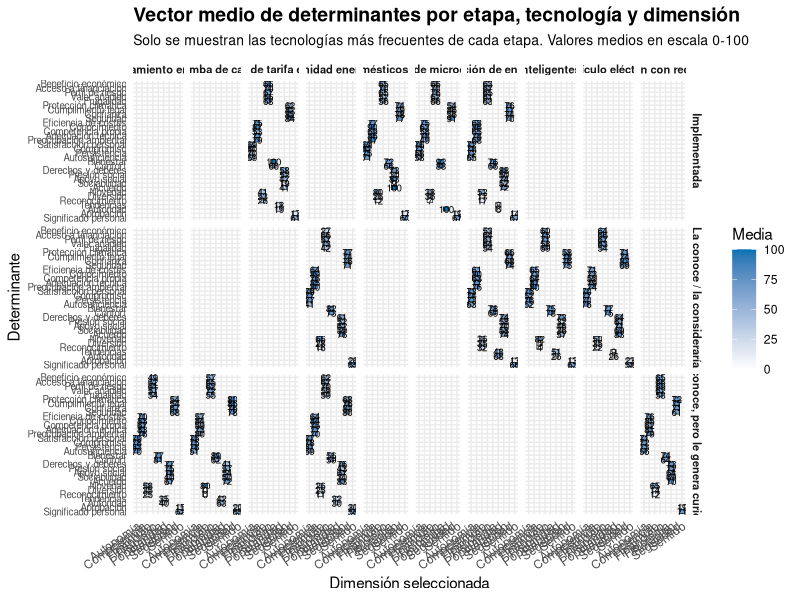
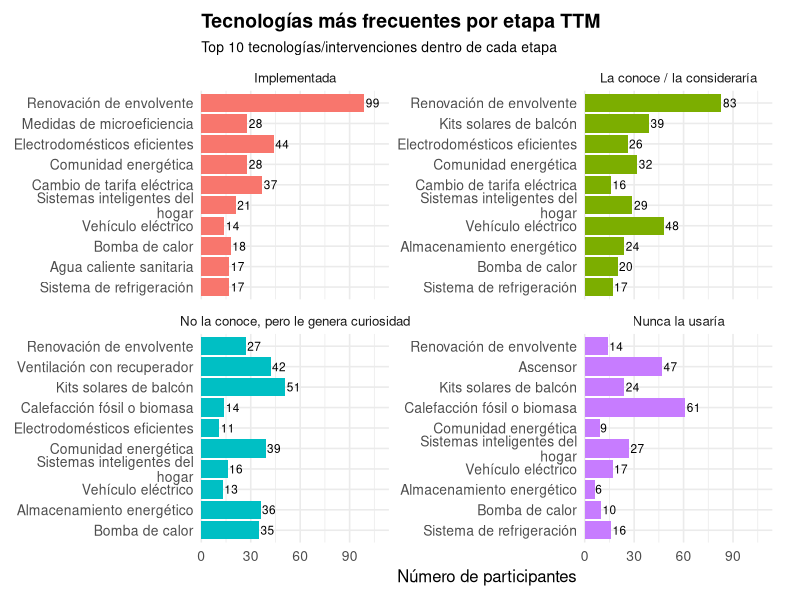
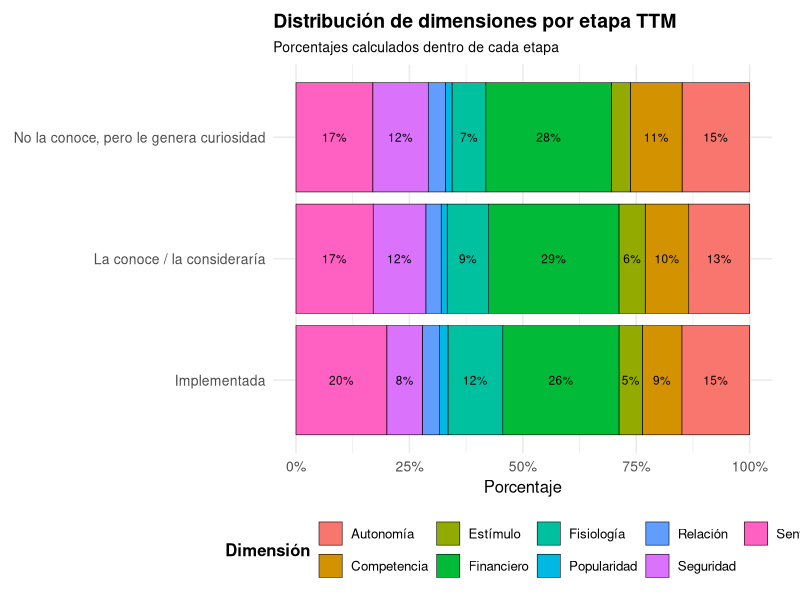
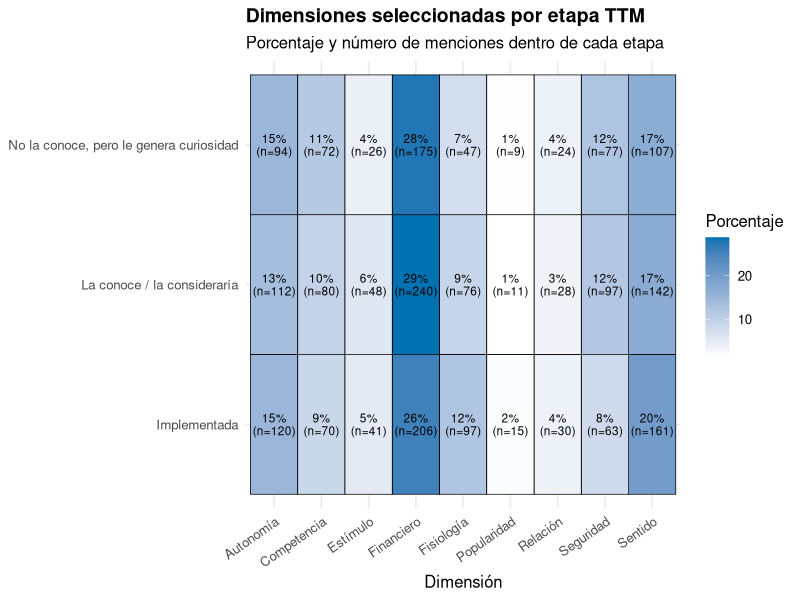
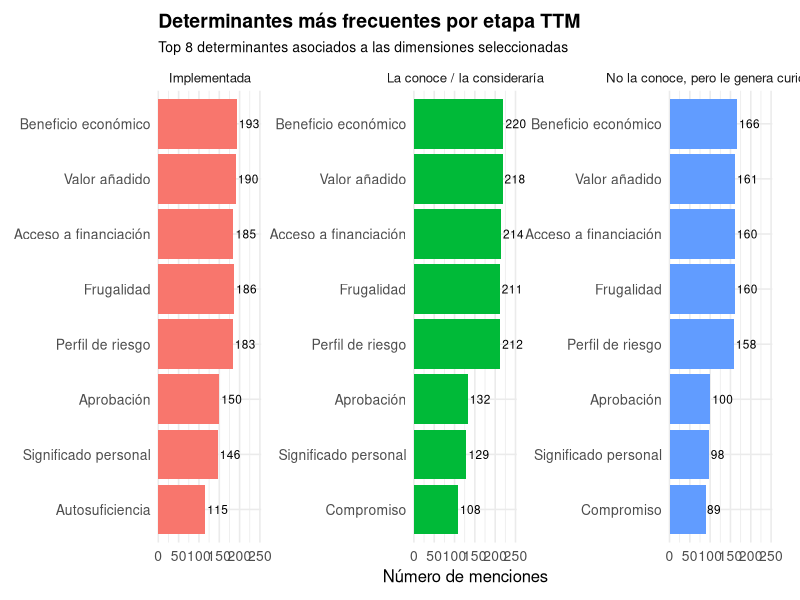
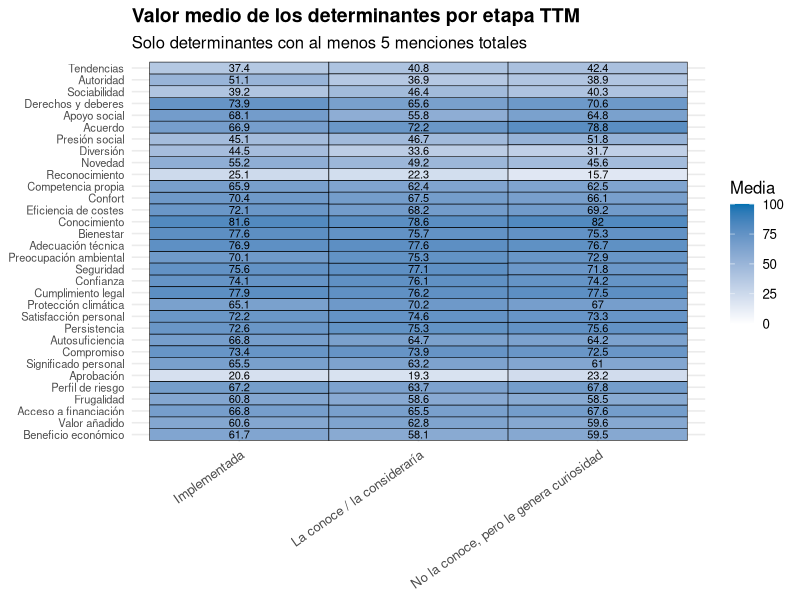
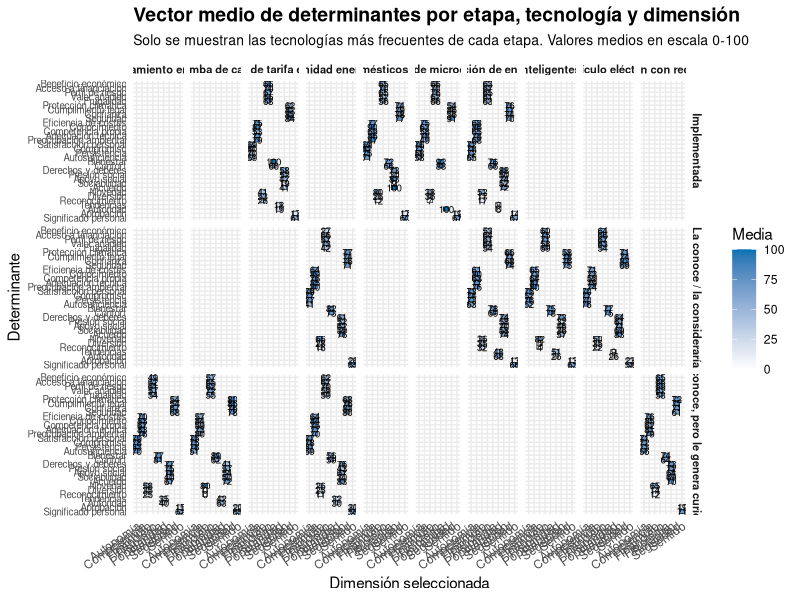
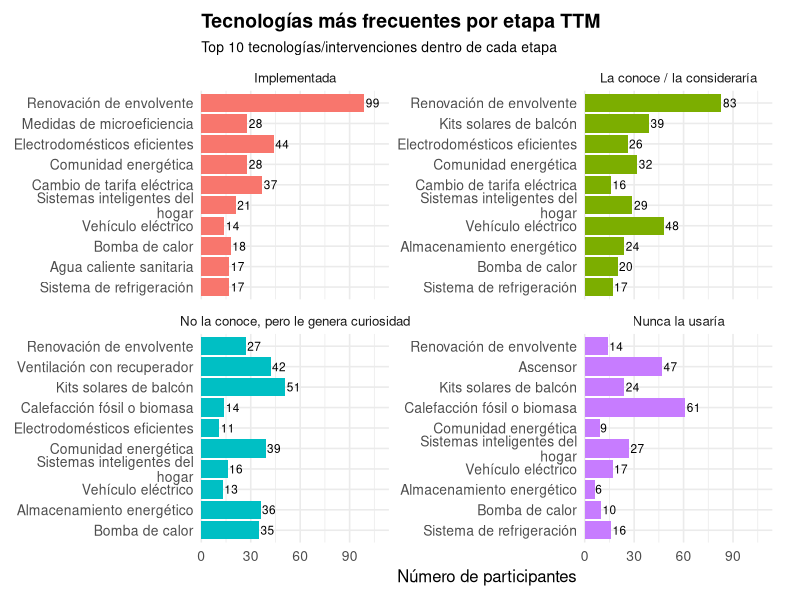

These charts were generated, in order, by the following R code:
# ==============================================================================
# SCRIPT 07 - ETAPAS TTM, DIMENSIONES Y VECTOR DE DETERMINANTES
# ==============================================================================

# Descripción de dimensiones:
#
# FINANCIAL:
# Incluye los aspectos económicos de la decisión, como el coste de la inversión,
# el ahorro esperado, el acceso a financiación, los riesgos económicos y los
# posibles beneficios o pérdidas monetarias.
#
# SECURITY:
# Recoge factores relacionados con la seguridad y la fiabilidad de la decisión.
# Incluye la confianza en la tecnología, en las instituciones o empresas implicadas,
# la seguridad personal, la certidumbre legal y la reducción de riesgos.
#
# COMPETENCE:
# Hace referencia a la percepción de capacidad para tomar la decisión.
# Incluye el conocimiento disponible, la comprensión técnica, la adecuación de la
# tecnología al hogar y la sensación de competencia personal para gestionar la inversión.
#
# AUTONOMY:
# Agrupa factores vinculados al control personal, la independencia y la capacidad
# de mantener la decisión en el tiempo. Incluye el compromiso, la persistencia,
# la autosuficiencia y el esfuerzo que implica adoptar la medida.
#
# PHYSIOLOGICAL:
# Se refiere al impacto de la tecnología o renovación sobre el bienestar físico y
# cotidiano del hogar. Incluye la mejora del confort, la salud, la calidad de vida
# y el bienestar de la persona o de su familia.
#
# RELATEDNESS:
# Incluye los factores sociales y relacionales asociados a la decisión. Considera
# cómo la medida afecta a la familia, vecinos, comunidad o entorno social, así como
# el acuerdo con otras personas implicadas.
#
# STIMULATION:
# Representa el grado en que la decisión resulta interesante, novedosa, motivadora
# o atractiva para la persona. Incluye la curiosidad, la innovación, el aprendizaje
# y el componente de disfrute asociado a la tecnología.
#
# POPULARITY:
# Agrupa factores relacionados con la influencia social, las tendencias, el
# reconocimiento externo y la opinión de los demás. Incluye la presión social, la
# aprobación, el prestigio o el deseo de seguir comportamientos populares.
#
# MEANING:
# Recoge los factores vinculados al sentido personal, los valores y el propósito de
# la decisión. Incluye la contribución social, el valor añadido y la percepción de
# que la acción tiene un significado más allá del beneficio económico.


# 0. Librerías

library(readr)
library(dplyr)
library(tidyr)
library(stringr)
library(tibble)
library(purrr)
library(ggplot2)


# Cargar datos
df <- read_csv(
  "initial_descriptive_analysis/output/clean_datasets/df_clean_general.csv",
  show_col_types = FALSE
)

# Carpetas de salida
base_output_dir <- "initial_descriptive_analysis/output/ttm_stage_analysis"

csv_dir <- file.path(base_output_dir, "csv")
plots_dir <- file.path(base_output_dir, "plots")
pdf_dir <- file.path(base_output_dir, "pdf")

dir.create(csv_dir, recursive = TRUE, showWarnings = FALSE)
dir.create(plots_dir, recursive = TRUE, showWarnings = FALSE)
dir.create(pdf_dir, recursive = TRUE, showWarnings = FALSE)

cat("Filas:", nrow(df), "\n")
cat("Columnas:", ncol(df), "\n")

df <- df %>%
  mutate(
    participant_id = coalesce(
      as.character(join_key),
      as.character(prolific_id),
      as.character(identification_code),
      as.character(row_number())
    )
  )

# Función para guardar gráficos
save_plot_png <- function(plot, filename, width = 10, height = 6) {
  ggsave(
    filename = file.path(plots_dir, paste0(filename, ".png")),
    plot = plot,
    width = width,
    height = height,
    dpi = 300
  )
}

# Diccionario de determinantes
determinant_ids <- c(
  "profits",
  "credit_score_access_to_funding",
  "risk_profile",
  "added_value",
  "frugality",
  "climate_protection",
  "legal",
  "trust",
  "safety",
  "cost_efficiency",
  "knowledge",
  "own_competence",
  "technical_fit",
  "environmental_concerns",
  "self_satisfaction",
  "commitment",
  "adherence",
  "autonomy",
  "wellbeing",
  "coziness",
  "rights_and_duties",
  "peer_pressure",
  "support",
  "socialising",
  "agreement",
  "novelty",
  "fun",
  "recognition",
  "trends",
  "authority",
  "approval",
  "own_significance"
)

determinant_labels <- c(
  "Beneficio económico",
  "Acceso a financiación",
  "Perfil de riesgo",
  "Valor añadido",
  "Frugalidad",
  "Protección climática",
  "Cumplimiento legal",
  "Confianza",
  "Seguridad",
  "Eficiencia de costes",
  "Conocimiento",
  "Competencia propia",
  "Adecuación técnica",
  "Preocupación ambiental",
  "Satisfacción personal",
  "Compromiso",
  "Persistencia",
  "Autosuficiencia",
  "Bienestar",
  "Confort",
  "Derechos y deberes",
  "Presión social",
  "Apoyo social",
  "Sociabilidad",
  "Acuerdo",
  "Novedad",
  "Diversión",
  "Reconocimiento",
  "Tendencias",
  "Autoridad",
  "Aprobación",
  "Significado personal"
)

# Buscar automáticamente la columna real de cada determinante en df
determinant_cols <- map_chr(determinant_ids, function(id) {
  
  matches <- names(df)[str_detect(names(df), paste0("^", id, "_"))]
  
  if (length(matches) == 0) {
    stop(paste("No se ha encontrado columna para el determinante:", id))
  }
  
  if (length(matches) > 1) {
    stop(paste(
      "Hay más de una columna posible para el determinante:",
      id,
      "\nColumnas:",
      paste(matches, collapse = ", ")
    ))
  }
  
  matches
})

determinant_dictionary <- tibble(
  determinant_col = determinant_cols,
  determinant_id = determinant_ids,
  determinant_label = determinant_labels
)

write_csv(
  determinant_dictionary,
  file.path(csv_dir, "determinant_dictionary.csv")
)

print(determinant_dictionary, n = Inf)


# 3. Correspondencia dimensión -> determinantes
dimension_determinant_mapping <- tibble(
  dimension = c(
    "FINANCIAL",
    "SECURITY",
    "COMPETENCE",
    "AUTONOMY",
    "PHYSIOLOGICAL",
    "RELATEDNESS",
    "STIMULATION",
    "POPULARITY",
    "MEANING"
  ),
  
  # FINANCIAL
  profits = c(1, 0, 0, 0, 0, 0, 0, 0, 0),
  credit_score_access_to_funding = c(1, 0, 0, 0, 0, 0, 0, 0, 0),
  risk_profile = c(1, 0, 0, 0, 0, 0, 0, 0, 0),
  added_value = c(1, 0, 0, 0, 0, 0, 0, 0, 0),
  frugality = c(1, 0, 0, 0, 0, 0, 0, 0, 0),
  
  # SECURITY
  legal = c(0, 1, 0, 0, 0, 0, 0, 0, 0),
  trust = c(0, 1, 0, 0, 0, 0, 0, 0, 0),
  safety = c(0, 1, 0, 0, 0, 0, 0, 0, 0),
  climate_protection = c(0, 1, 0, 0, 0, 0, 0, 0, 0),
  
  # COMPETENCE
  cost_efficiency = c(0, 0, 1, 0, 0, 0, 0, 0, 0),
  knowledge = c(0, 0, 1, 0, 0, 0, 0, 0, 0),
  own_competence = c(0, 0, 1, 0, 0, 0, 0, 0, 0),
  technical_fit = c(0, 0, 1, 0, 0, 0, 0, 0, 0),
  environmental_concerns = c(0, 0, 1, 0, 0, 0, 0, 0, 0),
  
  # AUTONOMY
  self_satisfaction = c(0, 0, 0, 1, 0, 0, 0, 0, 0),
  commitment = c(0, 0, 0, 1, 0, 0, 0, 0, 0),
  adherence = c(0, 0, 0, 1, 0, 0, 0, 0, 0),
  autonomy = c(0, 0, 0, 1, 0, 0, 0, 0, 0),
  
  # PHYSIOLOGICAL
  wellbeing = c(0, 0, 0, 0, 1, 0, 0, 0, 0),
  coziness = c(0, 0, 0, 0, 1, 0, 0, 0, 0),
  
  # RELATEDNESS
  rights_and_duties = c(0, 0, 0, 0, 0, 1, 0, 0, 0),
  peer_pressure = c(0, 0, 0, 0, 0, 1, 0, 0, 0),
  support = c(0, 0, 0, 0, 0, 1, 0, 0, 0),
  socialising = c(0, 0, 0, 0, 0, 1, 0, 0, 0),
  agreement = c(0, 0, 0, 0, 0, 1, 0, 0, 0),
  
  # STIMULATION
  novelty = c(0, 0, 0, 0, 0, 0, 1, 0, 0),
  fun = c(0, 0, 0, 0, 0, 0, 1, 0, 0),
  recognition = c(0, 0, 0, 0, 0, 0, 1, 0, 0),
  
  # POPULARITY
  trends = c(0, 0, 0, 0, 0, 0, 0, 1, 0),
  authority = c(0, 0, 0, 0, 0, 0, 0, 1, 0),
  
  # MEANING
  own_significance = c(0, 0, 0, 0, 0, 0, 0, 0, 1),
  approval = c(0, 0, 0, 0, 0, 0, 0, 0, 1)
)

write_csv(
  dimension_determinant_mapping,
  file.path(csv_dir, "dimension_determinant_mapping.csv")
)

# Funciones auxiliares
clean_determinant_score <- function(x) {
  x <- suppressWarnings(as.numeric(x))
  
  case_when(
    is.na(x) ~ NA_real_,
    x >= 0 & x <= 100 ~ x,
    TRUE ~ NA_real_
  )
}

clean_selected_technology <- function(x) {
  x <- str_squish(as.character(x))
  x <- str_replace_all(x, "\u039D", "N")
  x <- str_replace_all(x, "\u00A0", " ")
  
  case_when(
    is.na(x) | x == "" ~ NA_character_,
    
    str_detect(x, regex("^none\\.?$|none option|prefer not to answer", ignore_case = TRUE)) ~ NA_character_,
    
    str_detect(x, regex("balcony|kit", ignore_case = TRUE)) ~
      "Kits solares de balcón",
    
    str_detect(x, regex("tariff|electricity tariff|time-of-use", ignore_case = TRUE)) ~
      "Cambio de tarifa eléctrica",
    
    str_detect(x, regex("cooling", ignore_case = TRUE)) ~
      "Sistema de refrigeración",
    
    str_detect(x, regex("hot water|domestic hot water|boiler|water heater", ignore_case = TRUE)) ~
      "Agua caliente sanitaria",
    
    str_detect(x, regex("electric vehicle", ignore_case = TRUE)) ~
      "Vehículo eléctrico",
    
    str_detect(x, regex("elevator|lift", ignore_case = TRUE)) ~
      "Ascensor",
    
    str_detect(x, regex("appliance", ignore_case = TRUE)) ~
      "Electrodomésticos eficientes",
    
    str_detect(x, regex("storage", ignore_case = TRUE)) ~
      "Almacenamiento energético",
    
    str_detect(x, regex("envelope|insulation|windows|roof|wall", ignore_case = TRUE)) ~
      "Renovación de envolvente",
    
    str_detect(x, regex("fossil|biomass", ignore_case = TRUE)) ~
      "Calefacción fósil o biomasa",
    
    str_detect(x, regex("heat pump", ignore_case = TRUE)) ~
      "Bomba de calor",
    
    str_detect(x, regex("ventilation|heat recovery", ignore_case = TRUE)) ~
      "Ventilación con recuperador",
    
    str_detect(x, regex("energy community", ignore_case = TRUE)) ~
      "Comunidad energética",
    
    str_detect(x, regex("micro", ignore_case = TRUE)) ~
      "Medidas de microeficiencia",
    
    str_detect(x, regex("photovoltaic|pv|solar pv|rooftop", ignore_case = TRUE)) ~
      "Fotovoltaica en cubierta",
    
    str_detect(x, regex("smart home", ignore_case = TRUE)) ~
      "Sistemas inteligentes del hogar",
    
    TRUE ~ x
  )
}

dimension_levels <- c(
  "FINANCIAL",
  "SECURITY",
  "COMPETENCE",
  "AUTONOMY",
  "PHYSIOLOGICAL",
  "RELATEDNESS",
  "STIMULATION",
  "POPULARITY",
  "MEANING"
)

dimension_dictionary <- tibble(
  dimension_key = dimension_levels,
  dimension_label = c(
    "Financiero",
    "Seguridad",
    "Competencia",
    "Autonomía",
    "Fisiología",
    "Relación",
    "Estímulo",
    "Popularidad",
    "Sentido"
  )
)

extract_dimensions <- function(x) {
  x <- str_squish(as.character(x))
  
  if (is.na(x) || x == "") {
    return(NA_character_)
  }
  
  detected <- dimension_levels[
    str_detect(x, fixed(dimension_levels, ignore_case = TRUE))
  ]
  
  if (length(detected) == 0) {
    return(NA_character_)
  }
  
  detected
}

# Matriz de determinantes por participante
determinants_wide <- df %>%
  select(participant_id, all_of(determinant_cols)) %>%
  pivot_longer(
    cols = all_of(determinant_cols),
    names_to = "determinant_col",
    values_to = "response_raw"
  ) %>%
  mutate(
    response_numeric = clean_determinant_score(response_raw)
  ) %>%
  left_join(
    determinant_dictionary,
    by = "determinant_col"
  ) %>%
  select(
    participant_id,
    determinant_id,
    response_numeric
  ) %>%
  pivot_wider(
    names_from = determinant_id,
    values_from = response_numeric
  )

write_csv(
  determinants_wide,
  file.path(csv_dir, "ttm_determinants_wide.csv")
)


# Localizar columnas de etapa/dimensión
find_unique_col <- function(pattern, label, exclude_pattern = NULL) {
  
  matches <- names(df)[
    str_detect(
      names(df),
      regex(pattern, ignore_case = TRUE)
    )
  ]
  
  if (!is.null(exclude_pattern)) {
    matches <- matches[
      !str_detect(
        matches,
        regex(exclude_pattern, ignore_case = TRUE)
      )
    ]
  }
  
  if (length(matches) == 0) {
    stop(
      paste0(
        "No se ha encontrado columna para: ", label,
        "\nPatrón usado: ", pattern
      )
    )
  }
  
  if (length(matches) > 1) {
    stop(
      paste0(
        "Hay más de una columna posible para: ", label,
        "\nColumnas encontradas:\n",
        paste(matches, collapse = "\n")
      )
    )
  }
  
  matches
}

implemented_technology_col <- find_unique_col(
  pattern = "^from_the_following_list_please_select_the_technology_or_energy_related_measure_you_have_implemented_at_home",
  label = "tecnología implementada"
)

implemented_dimensions_col <- find_unique_col(
  pattern = "^what_were_the_reasons_that_led_you_to_implement_or_contract_the_selected_technology_or_energy_related_measure",
  label = "dimensiones implementada"
)

interested_technology_col <- find_unique_col(
  pattern = "^which_of_the_following_technologies_or_energy_related_measures_are_you_most_interested_in_implementing_in_your_home",
  label = "tecnología interesada"
)

interested_dimensions_col <- find_unique_col(
  pattern = "^what_would_make_you_more_likely_to_implement_or_contract_this_technology_or_measure_please_select_the_3_most_important_for_you$",
  label = "dimensiones interesada"
)

curious_technology_col <- find_unique_col(
  pattern = "^is_there_a_technology_or_energy_related_measures_you_don_t_know_much_about_but_that_sparks_your_curiosity",
  label = "tecnología curiosidad"
)

curious_dimensions_col <- find_unique_col(
  pattern = "^what_would_make_you_more_likely_to_implement_or_contract_this_technology_or_measure_please_select_the_3_most_important_for_you_1$",
  label = "dimensiones curiosidad"
)

never_technology_col <- find_unique_col(
  pattern = "^is_there_any_technology_or_energy_realted_measure_on_this_list_that_you_would_never_install_in_your_home",
  label = "tecnología nunca"
)

cat("Tecnología implementada:", implemented_technology_col, "\n")
cat("Dimensiones implementada:", implemented_dimensions_col, "\n")
cat("Tecnología interesada:", interested_technology_col, "\n")
cat("Dimensiones interesada:", interested_dimensions_col, "\n")
cat("Tecnología curiosidad:", curious_technology_col, "\n")
cat("Dimensiones curiosidad:", curious_dimensions_col, "\n")
cat("Tecnología nunca:", never_technology_col, "\n")


# Crear tabla etapa - tecnología - dimensión
implemented_stage <- df %>%
  transmute(
    participant_id,
    stage = "Implementada",
    technology_raw = .data[[implemented_technology_col]],
    dimensions_raw = .data[[implemented_dimensions_col]]
  )

interested_stage <- df %>%
  transmute(
    participant_id,
    stage = "La conoce / la consideraría",
    technology_raw = .data[[interested_technology_col]],
    dimensions_raw = .data[[interested_dimensions_col]]
  )

curious_stage <- df %>%
  transmute(
    participant_id,
    stage = "No la conoce, pero le genera curiosidad",
    technology_raw = .data[[curious_technology_col]],
    dimensions_raw = .data[[curious_dimensions_col]]
  )

never_stage <- df %>%
  transmute(
    participant_id,
    stage = "Nunca la usaría",
    technology_raw = .data[[never_technology_col]],
    dimensions_raw = NA_character_
  )

ttm_stage_raw <- bind_rows(
  implemented_stage,
  interested_stage,
  curious_stage,
  never_stage
) %>%
  mutate(
    technology = clean_selected_technology(technology_raw),
    dimensions_list = lapply(dimensions_raw, extract_dimensions)
  ) %>%
  filter(
    !is.na(technology),
    technology != ""
  )

write_csv(
  ttm_stage_raw %>% select(-dimensions_list),
  file.path(csv_dir, "ttm_stage_technology_raw.csv")
)


# Expandir dimensiones seleccionadas
ttm_stage_dimension_long <- ttm_stage_raw %>%
  unnest_longer(
    dimensions_list,
    values_to = "dimension_key",
    keep_empty = TRUE
  ) %>%
  mutate(
    dimension_key = str_to_upper(as.character(dimension_key))
  ) %>%
  left_join(
    dimension_dictionary,
    by = "dimension_key"
  ) %>%
  mutate(
    dimension = dimension_label
  ) %>%
  select(
    participant_id,
    stage,
    technology,
    technology_raw,
    dimension_key,
    dimension,
    dimensions_raw
  )

write_csv(
  ttm_stage_dimension_long,
  file.path(csv_dir, "ttm_stage_dimension_long.csv")
)

print(ttm_stage_dimension_long, n = 100)


# Resumen de tecnologías por etapa
summary_technology_by_stage <- ttm_stage_dimension_long %>%
  distinct(participant_id, stage, technology) %>%
  count(
    stage,
    technology,
    sort = TRUE,
    name = "n_participants"
  ) %>%
  group_by(stage) %>%
  mutate(
    percentage = n_participants / sum(n_participants) * 100
  ) %>%
  ungroup()

write_csv(
  summary_technology_by_stage,
  file.path(csv_dir, "summary_technology_by_stage.csv")
)

print(summary_technology_by_stage, n = Inf)


# Resumen de dimensiones por etapa
summary_dimension_by_stage <- ttm_stage_dimension_long %>%
  filter(!is.na(dimension)) %>%
  count(
    stage,
    dimension,
    sort = TRUE,
    name = "n_mentions"
  ) %>%
  group_by(stage) %>%
  mutate(
    percentage = n_mentions / sum(n_mentions) * 100
  ) %>%
  ungroup()

write_csv(
  summary_dimension_by_stage,
  file.path(csv_dir, "summary_dimension_by_stage.csv")
)

print(summary_dimension_by_stage, n = Inf)


# Preparar mapping dimensión -> determinantes
dimension_determinant_mapping_fixed <- dimension_determinant_mapping %>%
  rename(dimension_key = dimension) %>%
  mutate(
    dimension_key = str_to_upper(dimension_key)
  )

write_csv(
  dimension_determinant_mapping_fixed,
  file.path(csv_dir, "dimension_determinant_mapping.csv")
)

mapping_long <- dimension_determinant_mapping_fixed %>%
  pivot_longer(
    cols = all_of(determinant_ids),
    names_to = "determinant_id",
    values_to = "is_linked"
  ) %>%
  mutate(
    is_linked = as.numeric(is_linked)
  )

write_csv(
  mapping_long,
  file.path(csv_dir, "dimension_determinant_mapping_long.csv")
)

# Comprobación rápida del mapping

print(
  mapping_long %>%
    filter(is_linked == 1) %>%
    count(dimension_key),
  n = Inf
)


# Construir vector de 32 determinantes por etapa/dimensión
determinants_long_scores <- determinants_wide %>%
  pivot_longer(
    cols = all_of(determinant_ids),
    names_to = "determinant_id",
    values_to = "determinant_score"
  )

ttm_stage_determinant_vector_long <- ttm_stage_dimension_long %>%
  filter(!is.na(dimension_key)) %>%
  mutate(
    stage_dimension_id = row_number()
  ) %>%
  crossing(
    determinant_id = determinant_ids
  ) %>%
  left_join(
    mapping_long,
    by = c("dimension_key", "determinant_id")
  ) %>%
  left_join(
    determinants_long_scores,
    by = c("participant_id", "determinant_id")
  ) %>%
  mutate(
    is_linked = replace_na(is_linked, 0),
    determinant_score_stage = if_else(
      is_linked == 1,
      determinant_score,
      NA_real_
    )
  ) %>%
  left_join(
    determinant_dictionary %>%
      select(determinant_id, determinant_label),
    by = "determinant_id"
  )

write_csv(
  ttm_stage_determinant_vector_long,
  file.path(csv_dir, "ttm_stage_determinant_vector_long.csv")
)

check_vector_filling <- ttm_stage_determinant_vector_long %>%
  group_by(
    stage_dimension_id,
    participant_id,
    stage,
    technology,
    dimension_key,
    dimension
  ) %>%
  summarise(
    n_determinants_linked = sum(is_linked == 1, na.rm = TRUE),
    n_determinants_filled = sum(is_linked == 1 & !is.na(determinant_score_stage)),
    n_determinants_missing = n_determinants_linked - n_determinants_filled,
    .groups = "drop"
  )

write_csv(
  check_vector_filling,
  file.path(csv_dir, "check_vector_filling.csv")
)

print(
  check_vector_filling %>%
    count(dimension, n_determinants_linked, n_determinants_filled),
  n = Inf
)

check_vector_filling %>%
  filter(n_determinants_filled == 0) %>%
  arrange(dimension, stage, participant_id) %>%
  print(n = Inf)

write_csv(
  check_vector_filling %>%
    filter(n_determinants_filled == 0),
  file.path(csv_dir, "check_vector_filling_empty_rows.csv")
)

ttm_stage_determinant_vector_wide <- ttm_stage_determinant_vector_long %>%
  select(
    stage_dimension_id,
    participant_id,
    stage,
    technology,
    dimension_key,
    dimension,
    determinant_id,
    determinant_score_stage
  ) %>%
  pivot_wider(
    names_from = determinant_id,
    values_from = determinant_score_stage
  )

write_csv(
  ttm_stage_determinant_vector_wide,
  file.path(csv_dir, "ttm_stage_determinant_vector_wide.csv")
)

ttm_stage_determinant_vector_wide_valid <- ttm_stage_determinant_vector_wide %>%
  left_join(
    check_vector_filling %>%
      select(stage_dimension_id, n_determinants_filled),
    by = "stage_dimension_id"
  ) %>%
  filter(n_determinants_filled > 0)

write_csv(
  ttm_stage_determinant_vector_wide_valid,
  file.path(csv_dir, "ttm_stage_determinant_vector_wide_valid.csv")
)


# Resumen de determinantes por etapa
summary_determinants_by_stage <- ttm_stage_determinant_vector_long %>%
  filter(
    is_linked == 1,
    !is.na(determinant_score_stage)
  ) %>%
  group_by(
    stage,
    determinant_id,
    determinant_label
  ) %>%
  summarise(
    n_mentions = n(),
    mean_score = mean(determinant_score_stage, na.rm = TRUE),
    median_score = median(determinant_score_stage, na.rm = TRUE),
    .groups = "drop"
  ) %>%
  arrange(
    stage,
    desc(n_mentions),
    desc(mean_score)
  )

write_csv(
  summary_determinants_by_stage,
  file.path(csv_dir, "summary_determinants_by_stage.csv")
)

print(summary_determinants_by_stage, n = Inf)


# Gráfico de la tabla final etapa/intervención/dimensión/vector

# Seleccionar tecnologías más frecuentes por etapa para que el gráfico no sea ilegible

top_technologies_by_stage <- ttm_stage_dimension_long %>%
  filter(
    !is.na(dimension),
    technology != "Ninguna"
  ) %>%
  distinct(participant_id, stage, technology) %>%
  count(stage, technology, sort = TRUE) %>%
  group_by(stage) %>%
  slice_max(n, n = 4, with_ties = FALSE) %>%
  ungroup()

vector_final_plot_data <- ttm_stage_determinant_vector_long %>%
  filter(
    is_linked == 1,
    !is.na(determinant_score_stage)
  ) %>%
  semi_join(
    top_technologies_by_stage,
    by = c("stage", "technology")
  ) %>%
  group_by(
    stage,
    technology,
    dimension,
    determinant_label
  ) %>%
  summarise(
    mean_score = mean(determinant_score_stage, na.rm = TRUE),
    n_values = n(),
    .groups = "drop"
  ) %>%
  mutate(
    determinant_label = factor(
      determinant_label,
      levels = rev(determinant_dictionary$determinant_label)
    )
  )

plot_final_stage_technology_dimension_vector <- ggplot(
  vector_final_plot_data,
  aes(
    x = dimension,
    y = determinant_label,
    fill = mean_score
  )
) +
  geom_tile(color = "black", linewidth = 0.2) +
  geom_text(
    aes(label = round(mean_score, 0)),
    size = 2.5
  ) +
  facet_grid(
    rows = vars(stage),
    cols = vars(technology),
    scales = "free_x",
    space = "free_x"
  ) +
  scale_fill_gradient(
    low = "white",
    high = "#0072B2",
    limits = c(0, 100)
  ) +
  labs(
    title = "Vector medio de determinantes por etapa, tecnología y dimensión",
    subtitle = "Solo se muestran las tecnologías más frecuentes de cada etapa. Valores medios en escala 0-100",
    x = "Dimensión seleccionada",
    y = "Determinante",
    fill = "Media"
  ) +
  theme_minimal(base_size = 11) +
  theme(
    plot.title = element_text(face = "bold", size = 14),
    plot.subtitle = element_text(size = 10),
    axis.text.x = element_text(angle = 35, hjust = 1),
    axis.text.y = element_text(size = 7),
    strip.text = element_text(face = "bold", size = 8),
    legend.position = "right"
  )

print(plot_final_stage_technology_dimension_vector)

save_plot_png(
  plot_final_stage_technology_dimension_vector,
  "final_stage_technology_dimension_vector_heatmap",
  width = 16,
  height = 12
)


# Gráficos de resultados TTM
theme_ttm <- theme_minimal(base_size = 12) +
  theme(
    plot.title = element_text(face = "bold", size = 14),
    plot.subtitle = element_text(size = 10),
    axis.text = element_text(size = 10),
    legend.position = "bottom",
    legend.title = element_text(face = "bold"),
    plot.margin = margin(10, 20, 10, 10)
  )


# Tecnologías por etapa
plot_technology_by_stage <- summary_technology_by_stage %>%
  group_by(stage) %>%
  slice_max(n_participants, n = 10, with_ties = FALSE) %>%
  ungroup() %>%
  mutate(
    technology = str_wrap(technology, width = 28),
    technology = reorder(technology, n_participants)
  ) %>%
  ggplot(
    aes(
      x = technology,
      y = n_participants,
      fill = stage
    )
  ) +
  geom_col(show.legend = FALSE) +
  geom_text(
    aes(label = n_participants),
    hjust = -0.1,
    size = 3
  ) +
  coord_flip(clip = "off") +
  facet_wrap(~ stage, scales = "free_y") +
  scale_y_continuous(
    expand = expansion(mult = c(0, 0.15))
  ) +
  labs(
    title = "Tecnologías más frecuentes por etapa TTM",
    subtitle = "Top 10 tecnologías/intervenciones dentro de cada etapa",
    x = NULL,
    y = "Número de participantes"
  ) +
  theme_ttm

print(plot_technology_by_stage)

save_plot_png(
  plot_technology_by_stage,
  "ttm_top_technologies_by_stage",
  width = 13,
  height = 8
)

# Dimensiones por etapa
plot_dimensions_by_stage_percentage <- summary_dimension_by_stage %>%
  ggplot(
    aes(
      x = stage,
      y = percentage,
      fill = dimension
    )
  ) +
  geom_col(color = "black", linewidth = 0.2) +
  geom_text(
    aes(
      label = if_else(
        percentage >= 5,
        paste0(round(percentage, 0), "%"),
        ""
      )
    ),
    position = position_stack(vjust = 0.5),
    size = 3
  ) +
  scale_y_continuous(
    limits = c(0, 100),
    labels = function(x) paste0(x, "%")
  ) +
  coord_flip() +
  labs(
    title = "Distribución de dimensiones por etapa TTM",
    subtitle = "Porcentajes calculados dentro de cada etapa",
    x = NULL,
    y = "Porcentaje",
    fill = "Dimensión"
  ) +
  theme_ttm

print(plot_dimensions_by_stage_percentage)

save_plot_png(
  plot_dimensions_by_stage_percentage,
  "ttm_dimensions_by_stage_percentage",
  width = 11,
  height = 6
)

# Heatmap etapa x dimensión
plot_heatmap_dimensions_by_stage <- summary_dimension_by_stage %>%
  ggplot(
    aes(
      x = dimension,
      y = stage,
      fill = percentage
    )
  ) +
  geom_tile(color = "black", linewidth = 0.25) +
  geom_text(
    aes(
      label = paste0(
        round(percentage, 0),
        "%\n(n=",
        n_mentions,
        ")"
      )
    ),
    size = 3,
    lineheight = 0.9
  ) +
  scale_fill_gradient(
    low = "white",
    high = "#0072B2"
  ) +
  labs(
    title = "Dimensiones seleccionadas por etapa TTM",
    subtitle = "Porcentaje y número de menciones dentro de cada etapa",
    x = "Dimensión",
    y = NULL,
    fill = "Porcentaje"
  ) +
  theme_minimal(base_size = 12) +
  theme(
    plot.title = element_text(face = "bold", size = 14),
    axis.text.x = element_text(angle = 35, hjust = 1),
    legend.position = "right"
  )

print(plot_heatmap_dimensions_by_stage)

save_plot_png(
  plot_heatmap_dimensions_by_stage,
  "ttm_heatmap_dimensions_by_stage",
  width = 12,
  height = 6
)


# Top determinantes por etapa
plot_top_determinants_by_stage <- summary_determinants_by_stage %>%
  group_by(stage) %>%
  slice_max(n_mentions, n = 8, with_ties = FALSE) %>%
  ungroup() %>%
  mutate(
    determinant_label = str_wrap(determinant_label, width = 24),
    determinant_label = reorder(determinant_label, n_mentions)
  ) %>%
  ggplot(
    aes(
      x = determinant_label,
      y = n_mentions,
      fill = stage
    )
  ) +
  geom_col(show.legend = FALSE) +
  geom_text(
    aes(label = n_mentions),
    hjust = -0.1,
    size = 3
  ) +
  coord_flip(clip = "off") +
  facet_wrap(~ stage, scales = "free_y") +
  scale_y_continuous(
    expand = expansion(mult = c(0, 0.15))
  ) +
  labs(
    title = "Determinantes más frecuentes por etapa TTM",
    subtitle = "Top 8 determinantes asociados a las dimensiones seleccionadas",
    x = NULL,
    y = "Número de menciones"
  ) +
  theme_ttm

print(plot_top_determinants_by_stage)

save_plot_png(
  plot_top_determinants_by_stage,
  "ttm_top_determinants_by_stage",
  width = 13,
  height = 8
)

# Heatmap de score medio de determinantes por etapa
plot_heatmap_determinants_mean_score <- summary_determinants_by_stage %>%
  group_by(determinant_label) %>%
  mutate(
    total_mentions = sum(n_mentions)
  ) %>%
  ungroup() %>%
  filter(total_mentions >= 5) %>%
  mutate(
    determinant_label = factor(
      determinant_label,
      levels = rev(unique(determinant_label[order(total_mentions)]))
    )
  ) %>%
  ggplot(
    aes(
      x = stage,
      y = determinant_label,
      fill = mean_score
    )
  ) +
  geom_tile(color = "black", linewidth = 0.2) +
  geom_text(
    aes(label = round(mean_score, 1)),
    size = 2.8
  ) +
  scale_fill_gradient(
    low = "white",
    high = "#0072B2",
    limits = c(0, 100)
  ) +
  labs(
    title = "Valor medio de los determinantes por etapa TTM",
    subtitle = "Solo determinantes con al menos 5 menciones totales",
    x = NULL,
    y = NULL,
    fill = "Media"
  ) +
  theme_minimal(base_size = 12) +
  theme(
    plot.title = element_text(face = "bold", size = 14),
    axis.text.x = element_text(angle = 35, hjust = 1),
    axis.text.y = element_text(size = 8),
    legend.position = "right"
  )

print(plot_heatmap_determinants_mean_score)

save_plot_png(
  plot_heatmap_determinants_mean_score,
  "ttm_heatmap_determinants_mean_score_by_stage",
  width = 11,
  height = 10
)


# Guardar todos los gráficos en un único PDF
save_plots_pdf <- function(plot_list, filename, width = 12, height = 8) {
  
  pdf(
    file = file.path(pdf_dir, filename),
    width = width,
    height = height,
    onefile = TRUE
  )
  
  for (p in plot_list) {
    print(p)
  }
  
  dev.off()
}

all_ttm_plots <- list(
  plot_technology_by_stage,
  plot_dimensions_by_stage_percentage,
  plot_heatmap_dimensions_by_stage,
  plot_top_determinants_by_stage,
  plot_heatmap_determinants_mean_score,
  plot_final_stage_technology_dimension_vector
)

save_plots_pdf(
  plot_list = all_ttm_plots,
  filename = "ttm_stage_dimension_determinants_all_plots.pdf",
  width = 12,
  height = 8
)

cat("Script 07 finalizado correctamente.\n")
cat("Resultados guardados en:", base_output_dir, "\n")
